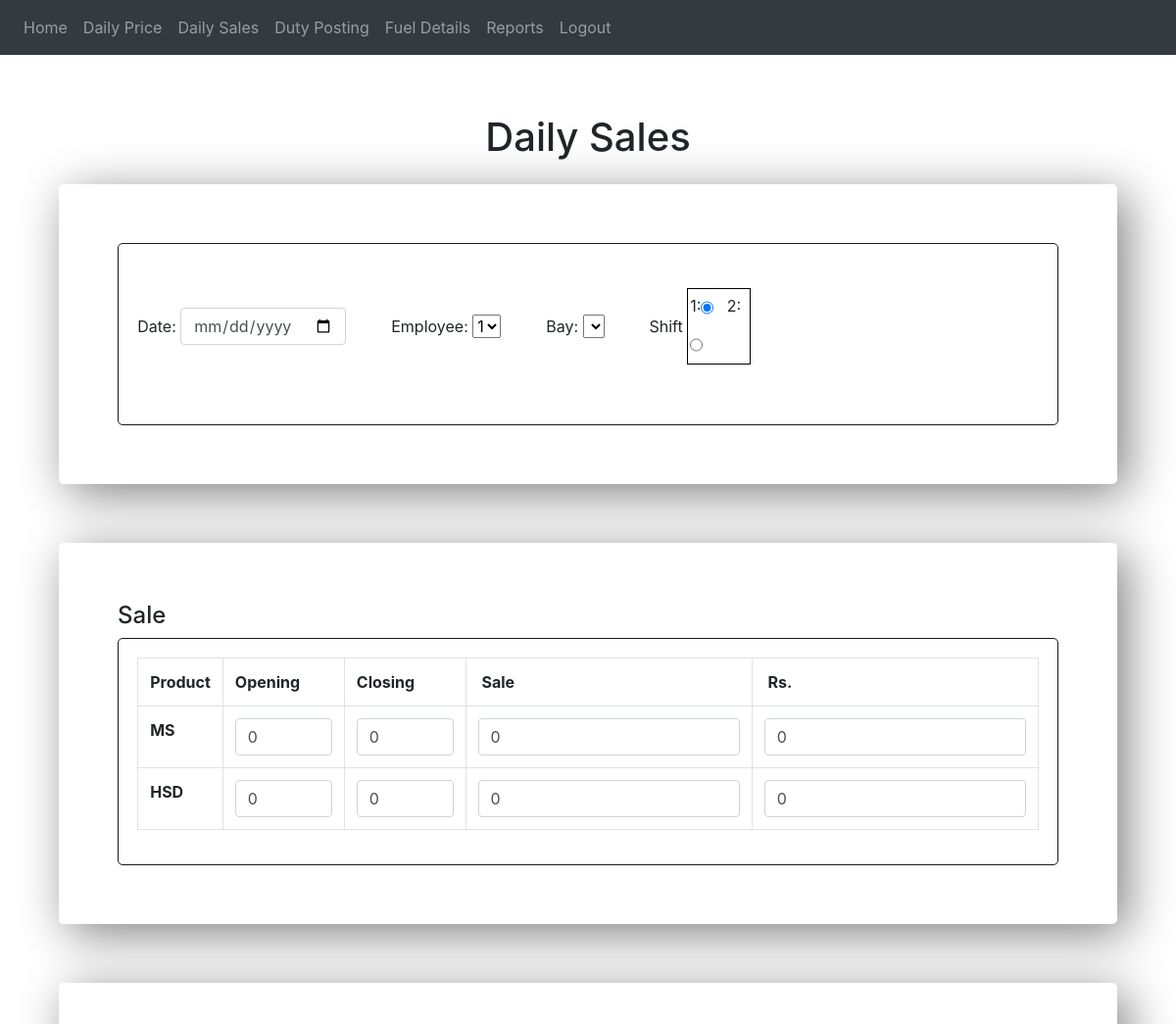
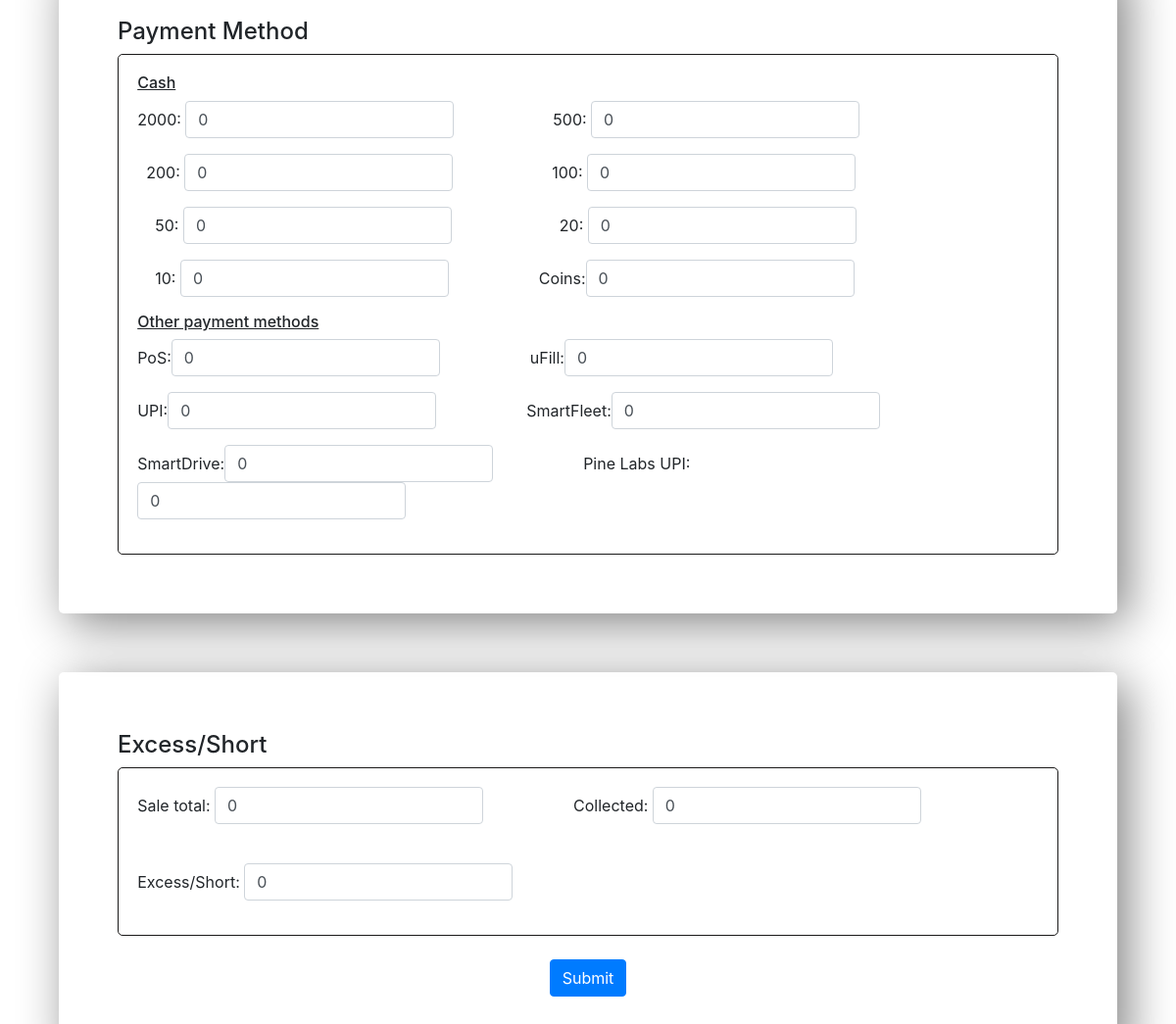
The app's page /dailysales (signed in), older data (2 pictures, top to bottom).
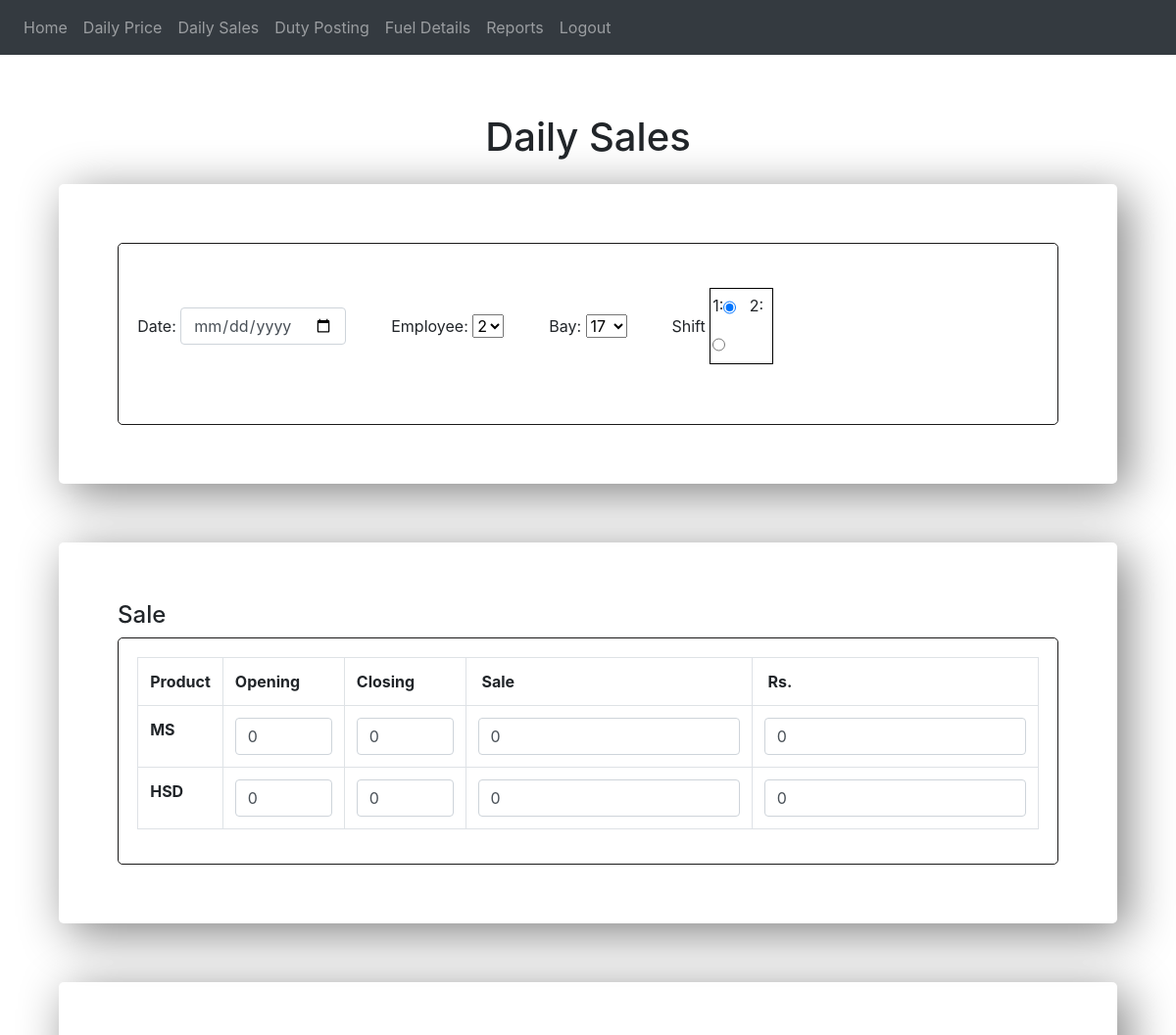
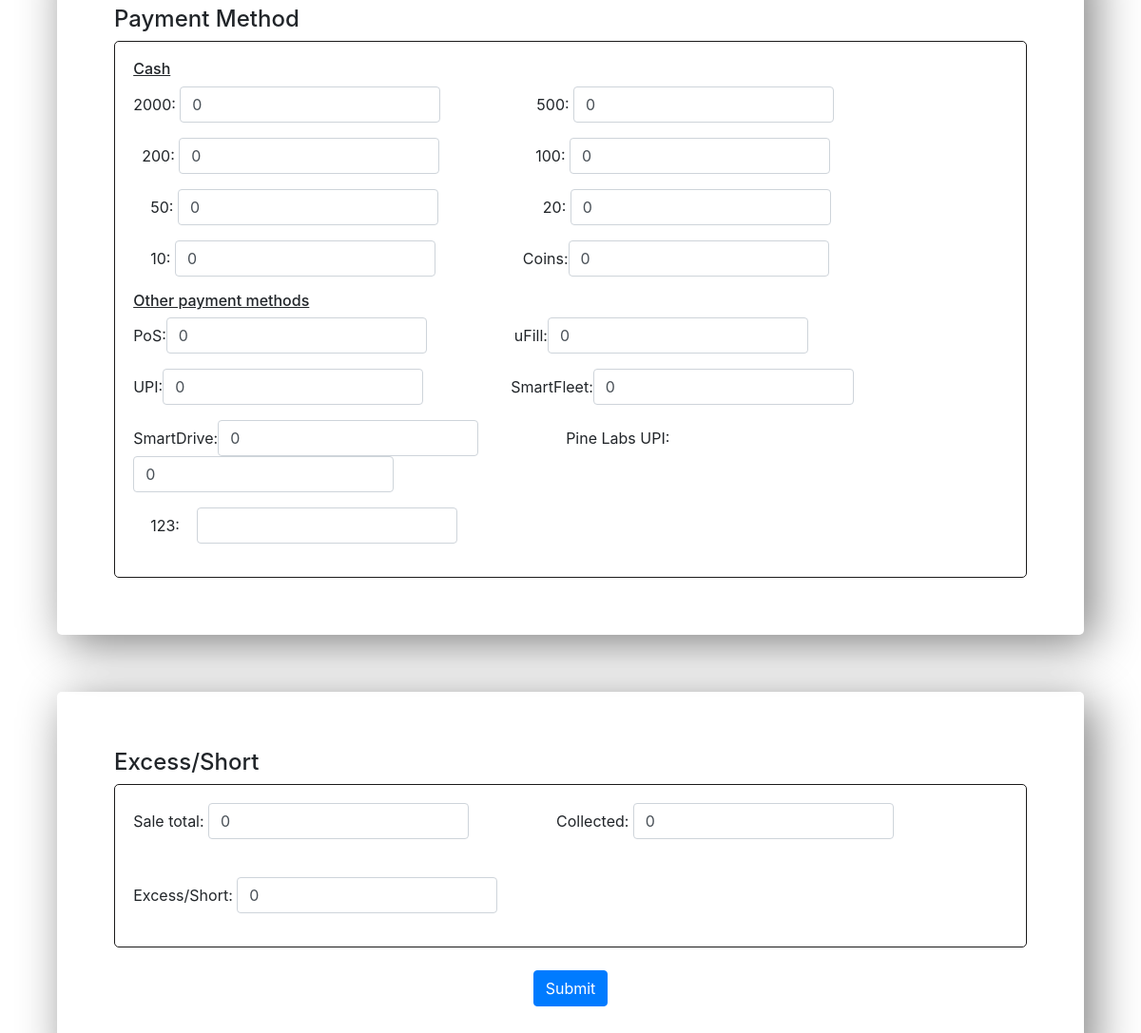
The same page, newer data (2 pictures, top to bottom).
### website/models.py (models this page shows)
class payment_methods(db.Model):
    id = db.Column(db.Integer, primary_key = True)
    payment_method = db.Column(db.String(150))

### website/views.py (the view, shortened to what this page needs)
@views.route('/dailysales', methods=['GET','POST'])
@login_required
def dailysales():
    items = inventory.query.all()
    date = request.form.get("date")
    emp_id = request.form.get("emp_id")
    bay = request.form.get("bay")
    shift = request.form.get("shift")
    ms_opening = request.form.get("ms_opening")
    ms_closing = request.form.get("ms_closing")
    ms_sales = request.form.get("ms_sales")
    ms_amount = request.form.get("ms_amount")
    hsd_opening = request.form.get("hsd_opening")
    hsd_closing = request.form.get("hsd_closing")
    hsd_sales = request.form.get("hsd_sales")
    hsd_amount = request.form.get("hsd_amount")
    s_total = request.form.get("stotal")
    two_thousand = request.form.get("two_thousand")
    five_hundred = request.form.get("five_hundred")
    two_hundred = request.form.get("two_hundred")
    one_hundred = request.form.get("one_hundred")
    fifty = request.form.get("fifty")
    twenty = request.form.get("twenty")
    ten = request.form.get("ten")
    coins = request.form.get("coins")
    pos = request.form.get("pos")
    ufill = request.form.get("ufill")
    upi = request.form.get("upi")
    smartfleet = request.form.get("smartfleet")
    smartdrive = request.form.get("smartdrive")
    pinelabs = request.form.get("pinelabs")
    dtotal = request.form.get("dtotal")
    diff = request.form.get("diff")
    format_str = '%Y-%m-%d'
    daily = db.session.query(daily_price).filter(daily_price.date == datetime.datetime.now().strftime('%Y-%m-%d')).first()
    employees = employee.query.all()
    bays = bay_manager.query.all()
    salelist=[]
    pays = payment_methods.query.all()
    return render_template("dailysales.html",user=current_user, employees=employees, items=items, bays=bays, pays=pays, daily=daily)

### website/templates/dailysales.html (shortened to what the changed rows need)
{% extends 'base.html' %}
{% block content %}
<head>
</head>
<h1 align="center" style="margin-top: 5%;">Daily Sales</h1>
<form method="POST">
      <div
            style="margin: 5%; margin-top: 2%; border: black 2px; padding: 5%; border-radius: 5px; box-shadow: 10px 10px 50px grey">
            <div style="border: solid rgb(27, 26, 26) 1px; border-radius: 5px; padding: 2%;">
                  <div class="form-group form-inline">
                        <label for="date">Date:&nbsp;</label>
                        <input type="date" class="form-control" id="date" name="date" style="margin-right: 5%; margin-top: 5%; margin-bottom: 5%;" />
                        <label for="name">Employee:&nbsp;</label>
                        <select id = "emp_id" name="emp_id" style="margin-right: 5%; margin-top: 5%; margin-bottom: 5%;">
                              {% for employee in employees %}
                                    <option value="{{employee.emp_id}}">{{employee.name}}</option>
                              {% endfor %}
                        </select>
                        <label for="bay">Bay:&nbsp;</label>
                        <select id = "bay" name="bay" style="margin-right: 5%; margin-top: 5%; margin-bottom: 5%;">
                              {% for bay in bays %}
                                    <option value="{{bay.bay_no}}">{{bay.bay_no}}</option>
                              {% endfor %}
                        </select>
                        <label for="shift">Shift&nbsp;</label>
                        <div style="border: 1px solid black; width:7%; padding-left: 2px; padding-right: 2px;">
                        1:<input type="radio" class="form-control" id="shift" name="shift" value="1" checked="on"/>&nbsp;&nbsp;
                        2:<input type="radio" class="form-control" id="shift" name="shift" value="2"/>
                  </div>
                  </div>
            </div>
      </div>
      <div
            style="margin: 5%; margin-top: 2%; border: black 2px; padding: 5%; border-radius: 5px; box-shadow: 10px 10px 50px grey">
            <div style="border: solid rgb(27, 26, 26) 1px; border-radius: 5px; padding: 2%; overflow-x: auto;">
                  <table class="table table-bordered table-hover">
                        <tr>
                              <th style="width:auto;">
                                    Product
                              </th>
                              <th>
                                    Opening
                              </th>
                              <th>
                                    Closing
                              </th>
                              <th>
                                    &nbsp;Sale&nbsp;
                              </th>
                              <th>
                                    &nbsp;Rs.&nbsp;&nbsp;
                              </th>
                        </tr>
                        <tr>
                              <th class="w-auto">
                                    MS &nbsp;
                              </th>
                        </tr>
                        <tr>
                              <th class="w-auto">
                                    HSD &nbsp;
                              </th>
                        </tr>
                  </table>
            </div>
      </div>
      <div
            style="margin: 5%; margin-top: 2%; border: black 2px; padding: 5%; border-radius: 5px; box-shadow: 10px 10px 50px grey">
            <div style="border: solid rgb(27, 26, 26) 1px; border-radius: 5px; padding: 2%;">
                  <div>
                  {% for pay in pays %}
                  <div class="form-group form-inline">
                        <label for="ten">&nbsp;&nbsp;&nbsp;&nbsp;{{pay.payment_method}}:&nbsp;&nbsp;&nbsp;&nbsp;</label>
                        <input type="text" class="form-control" id="pay.payment_method" name="pay.payment_method" style="margin-right: 10%;"  required/>
                  </div>
                  {% endfor %}
                  </div>
            </div>
      </div>
      </div>
{% endblock %}

Row changes from the older to the newer data that the page shows:
added payment_methods: payment_method "123"
Text that changed along with them:
form field emp_id: "1" → "2"
form field bay: (not shown) → "17"
